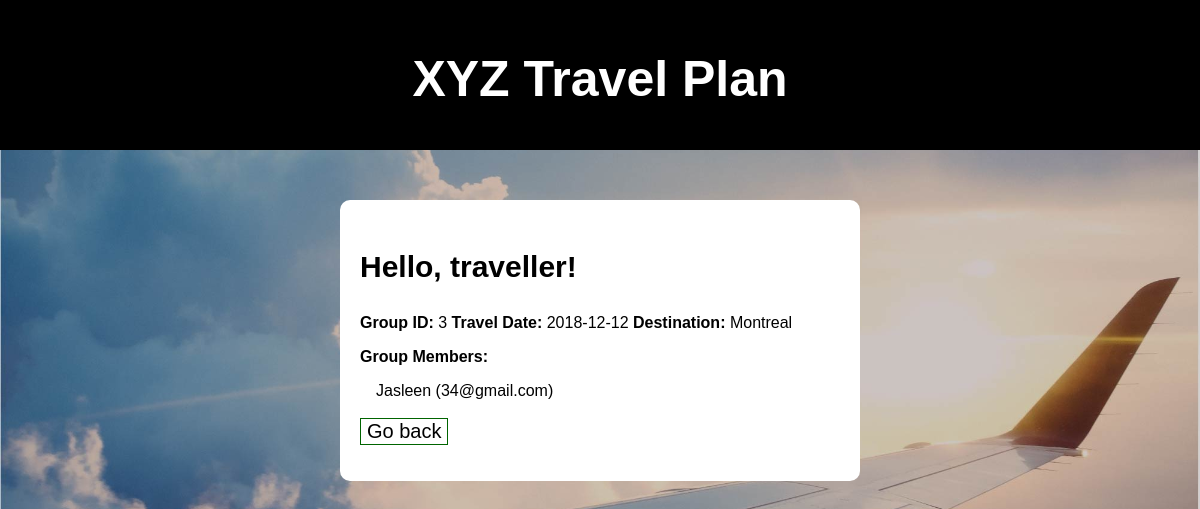
/userDashboard.php (signed in), run on the app's committed database.
### tables this page shows
CREATE TABLE `user_info` (
  `RegistrationId` int(11) NOT NULL,
  `Name` varchar(50) NOT NULL,
  `Address` varchar(30) NOT NULL,
  `Date` varchar(10) NOT NULL,
  `Email` varchar(20) NOT NULL,
  `PackageId` int(11) NOT NULL,
  `GroupId` int(11) DEFAULT NULL,
  `Password` varchar(50) NOT NULL
);

CREATE TABLE `group_info` (
  `GroupId` int(11) NOT NULL,
  `PackageId` int(11) NOT NULL,
  `GroupSize` int(11) NOT NULL,
  `Date` date NOT NULL
);

CREATE TABLE `vacationplan` (
  `PackageId` int(11) NOT NULL,
  `PackageName` varchar(40) NOT NULL
);

### userDashboard.php (the view, shortened to what this page needs)
<?php
$userCredential = $_SESSION['userIdent'];
$host = "localhost";
$user = "root";
$password = "";
$dbName = "project2";
$con = mysqli_connect($host, $user, $password, $dbName) or die("Connection Failed: ");
$showClass = "hidden";
$htmlOutput = "";
if (is_numeric($userCredential)){
    $query = "SELECT GroupId FROM user_info WHERE RegistrationId = '$userCredential' ";
    $result = mysqli_query($con, $query) or die("query is failed" . mysqli_error($con));
    $row = mysqli_fetch_row($result);
    if (empty($row[0])){ $htmlOutput = "<p><b>Sorry, no group has been assigned to you yet. Come back tomorrow!</b></p><br><button class=\"button\" onclick=\"location.href = 'index.php';\">Go back</button>"; }
    else{ $htmlOutput = getGroupInfo($con, $userCredential); }
}else{
    $query = "SELECT GroupId, RegistrationId FROM user_info WHERE Email = '$userCredential' ";
    $result = mysqli_query($con, $query) or die("query is failed" . mysqli_error($con));
    $row = mysqli_fetch_row($result);
    if (empty($row[0])){ $htmlOutput = "<p><b>Sorry, no group has been assigned to you yet. Come back tomorrow!</b></p><br><button class=\"button\" onclick=\"location.href = 'index.php';\">Go back</button>"; }
    else{ $htmlOutput = getGroupInfo($con, $row[1]); }
}
function getGroupInfo($con, $userId){
    $query = "SELECT u.GroupId, g.Date, v.PackageName FROM user_info u
                JOIN group_info g ON g.GroupId = u.GroupId
                JOIN vacationplan v ON u.PackageId = v.PackageId
                WHERE RegistrationId = '$userId'";
    $result = mysqli_query($con, $query) or die("query is failed" . mysqli_error($con));
    $row = mysqli_fetch_row($result);
    $groupId = $row[0];
    $output = "<p><b>Group ID: </b>" . $groupId . " <b>Travel Date: </b>" . $row[1] . " <b>Destination: </b>" . $row[2] . "</p>";
    $output .= "<p><b>Group Members: </b></p>";
    $query = "SELECT Name, Email FROM user_info
                WHERE GroupId = '$groupId'";
    $result = mysqli_query($con, $query) or die("query is failed" . mysqli_error($con));
    while ($row = mysqli_fetch_row($result)) {
        $output .= "<p class=\"travelersList\"> $row[0] ($row[1])<br>";
    }
    $output .= "<br><button class=\"button\" onclick=\"location.href = 'index.php';\">Go back</button>";
    return $output;
}
?>
<!DOCTYPE html>
<html lang="en">
<head>
</head>
<body>
<div style="width: 100%; height: 100px;padding-top: 50px; background-color: black; margin-top: 0">
    <h1 style="text-align: center; margin-top: 0; color: white;">XYZ Travel Plan</h1>
</div>
<main>
    <h3 style="font-size: 30px">Hello, traveller!</h3>
    <div class="<?php print $showClass?>">
        <?php print $htmlOutput; ?>
    </div>
</main>
</body>
</html>

### userDashboard.php (style rules this page uses)
body { margin: 0; padding: 0; border: 0; background: url("./img/airplane.jpg"); background-size: 100% ; }
h1,h2,h3,h4,p { font-family: Arial, Helvetica, sans-serif; }
h1 { font-size: 50px; }
main { margin: 0 auto; margin-top: 50px; padding: 20px; width: 40%; background-color: white; border-radius: 10px; }
.button { font-size: 20px; background-color: white; border: 1px solid darkgreen; }
.travelersList { text-indent: 1em; }

### data on the page
user_info: GroupId "3", GroupId.Date "2018-12-12", PackageId.PackageName "Montreal", Name "Jasleen", Email "34@gmail.com"
